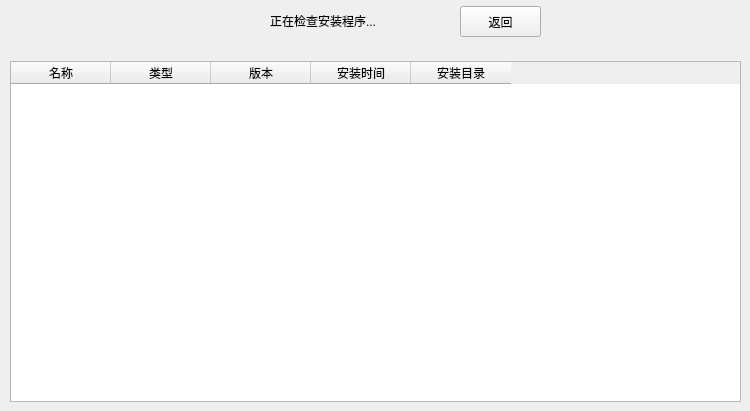
      <widget class="QWidget" name="page_9">
       <widget class="RingsMapProgressbar" name="baojingRings">
        <property name="geometry">
         <rect>
          <x>20</x>
          <y>0</y>
          <width>211</width>
          <height>201</height>
         </rect>
        </property>
       </widget>
       <widget class="QPushButton" name="baojingBackButton">
        <property name="geometry">
         <rect>
          <x>460</x>
          <y>6</y>
          <width>81</width>
          <height>31</height>
         </rect>
        </property>
        <property name="styleSheet">
         <string notr="true"/>
        </property>
        <property name="text">
         <string>返回</string>
        </property>
       </widget>
       <widget class="QLabel" name="sysLabel_2">
        <property name="geometry">
         <rect>
          <x>270</x>
          <y>0</y>
          <width>181</width>
          <height>41</height>
         </rect>
        </property>
        <property name="styleSheet">
         <string notr="true">font: 16pt &quot;微软雅黑&quot;;
color: rgb(0, 0, 0);</string>
        </property>
        <property name="text">
         <string>正在检查安装程序...</string>
        </property>
       </widget>
       <widget class="QTableWidget" name="chengxuTableWidget">
        <property name="geometry">
         <rect>
          <x>10</x>
          <y>61</y>
          <width>731</width>
          <height>341</height>
         </rect>
        </property>
        <column>
         <property name="text">
          <string>名称</string>
         </property>
        </column>
        <column>
         <property name="text">
          <string>类型</string>
         </property>
        </column>
        <column>
         <property name="text">
          <string>版本</string>
         </property>
        </column>
        <column>
         <property name="text">
          <string>安装时间</string>
         </property>
        </column>
        <column>
         <property name="text">
          <string>安装目录</string>
         </property>
        </column>
       </widget>
      </widget>
